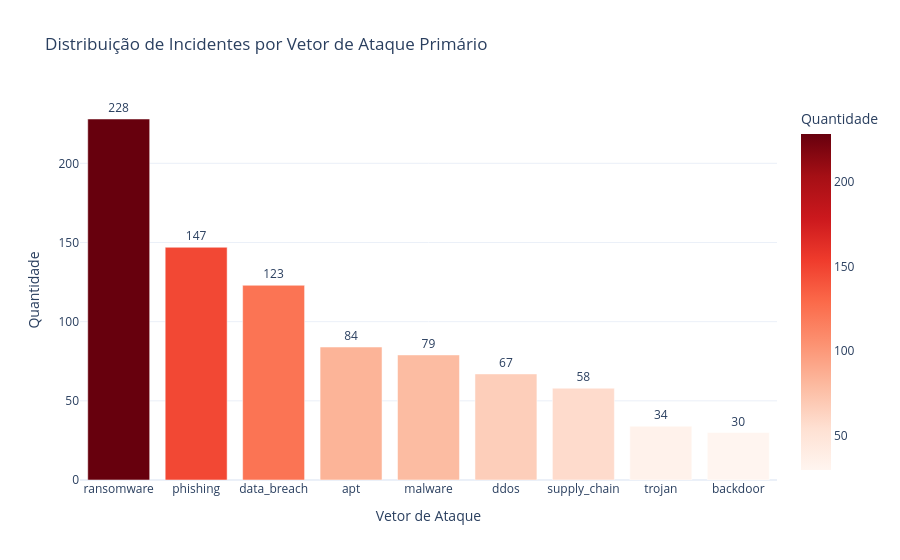

The notebook cell saved with this chart:
### Markdown cell above
---
## 7. Análise Exploratória dos Dados (EDA)

Visualizações gráficas para compreensão da estrutura dos dados e identificação de padrões.

### Code cell
# ============================================================
# 7.1 - Gráfico 1: Distribuição por Vetor de Ataque
# ============================================================
attack_counts = df_inc_s["attack_vector_primary"].value_counts().reset_index()
attack_counts.columns = ["attack_vector", "count"]

fig1 = px.bar(
    attack_counts,
    x="attack_vector",
    y="count",
    title="Distribuição de Incidentes por Vetor de Ataque Primário",
    labels={"attack_vector": "Vetor de Ataque", "count": "Quantidade"},
    color="count",
    color_continuous_scale="Reds",
    text="count"
)
fig1.update_layout(template="plotly_white", showlegend=False)
fig1.update_traces(textposition="outside")
fig1.show()

### Figure 1 — Plotly figure (JSON) as saved in the notebook; plotly's stock layout.template omitted (floating-point values rounded to 4 significant figures)
{"data": [{"hovertemplate": "Vetor de Ataque=%{x}<br>Quantidade=%{marker.color}<extra></extra>", "legendgroup": "", "marker": {"color": [228, 147, 123, 84, 79, 67, 58, 34, 30], "coloraxis": "coloraxis", "pattern": {"shape": ""}}, "name": "", "orientation": "v", "showlegend": false, "text": [228.0, 147.0, 123.0, 84.0, 79.0, 67.0, 58.0, 34.0, 30.0], "textposition": "outside", "type": "bar", "x": ["ransomware", "phishing", "data_breach", "apt", "malware", "ddos", "supply_chain", "trojan", "backdoor"], "xaxis": "x", "y": [228, 147, 123, 84, 79, 67, 58, 34, 30], "yaxis": "y"}], "layout": {"barmode": "relative", "coloraxis": {"colorbar": {"title": {"text": "Quantidade"}}, "colorscale": [[0, "rgb(255,245,240)"], [0.125, "rgb(254,224,210)"], [0.25, "rgb(252,187,161)"], [0.375, "rgb(252,146,114)"], [0.5, "rgb(251,106,74)"], [0.625, "rgb(239,59,44)"], [0.75, "rgb(203,24,29)"], [0.875, "rgb(165,15,21)"], [1, "rgb(103,0,13)"]]}, "legend": {"tracegroupgap": 0}, "showlegend": false, "title": {"text": "Distribuição de Incidentes por Vetor de Ataque Primário"}, "xaxis": {"anchor": "y", "domain": [0, 1], "title": {"text": "Vetor de Ataque"}}, "yaxis": {"anchor": "x", "domain": [0, 1], "title": {"text": "Quantidade"}}}}
